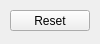
<?xml version="1.0" encoding="UTF-8"?>
<ui version="4.0">
 <class>RGBsetValueEmbeddedWidget</class>
 <widget class="QWidget" name="RGBsetValueEmbeddedWidget">
  <property name="geometry">
   <rect>
    <x>0</x>
    <y>0</y>
    <width>100</width>
    <height>44</height>
   </rect>
  </property>
  <property name="windowTitle">
   <string>Form</string>
  </property>
  <widget class="QPushButton" name="mpResetButton">
   <property name="geometry">
    <rect>
     <x>10</x>
     <y>10</y>
     <width>80</width>
     <height>21</height>
    </rect>
   </property>
   <property name="text">
    <string>Reset</string>
   </property>
  </widget>
 </widget>
 <resources/>
 <connections/>
</ui>
